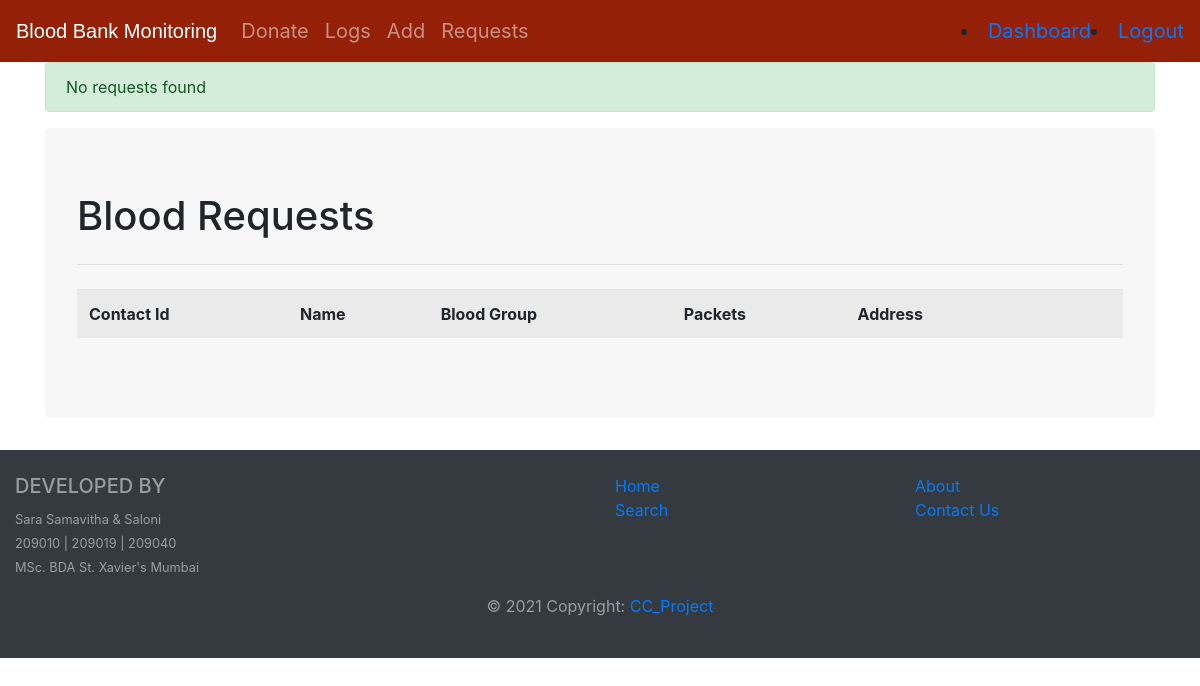
Page /notifications (signed in) on the earlier database version.
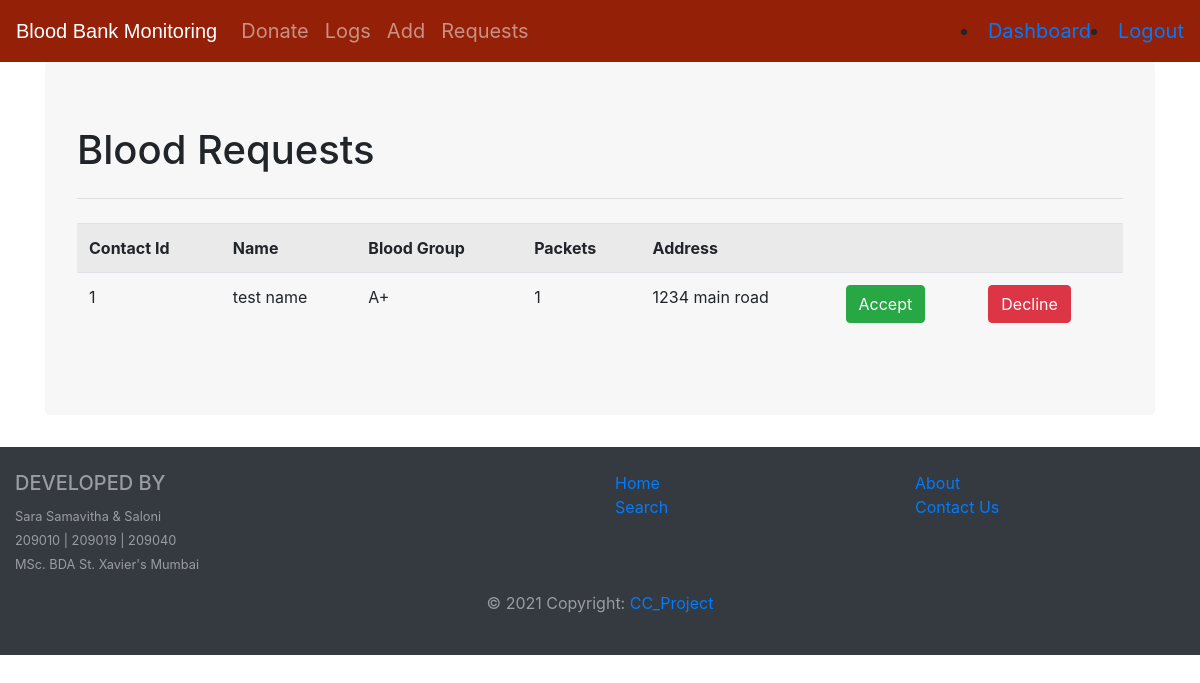
Same page on the later database version.
### models.py (models this page shows, shortened)
class CONTACT(db.Model):
    contact_id = db.Column(db.Integer, primary_key=True)
    b_group = db.Column(db.String(50), db.ForeignKey('BLOODBANK.b_group'))
    c_packets = db.Column(db.Integer)
    f_name = db.Column(db.String(50))
    address = db.Column(db.String(250))

### routes.py (the view)
@app.route('/notifications')
@is_logged_in
def notifications():
    result = CONTACT.query.first()
    requests = CONTACT.query.all()
    if result:
        return render_template('notification.html',requests=requests)
    else:
        msg = ' No requests found '
        return render_template('notification.html',msg=msg)

### routes.py (called while the page is built)
def is_logged_in(f):
    @wraps(f)
    def wrap(*args, **kwargs):
        if 'logged_in' in session:
            return f(*args, **kwargs)
        else:
            flash('Unauthorized, Please login!', 'danger')
            return redirect(url_for('login'))
    return wrap

### templates/notification.html
{% extends 'layout.html'%}
{% block body %}
<div class="jumbotron"style="background-color:#f7f7f7;">
  <h1>Blood Requests</h1>
  <hr class="my-4">
  <table class="table table-striped">
    <tr>
      <th>Contact Id</th>
      <th>Name</th>
      <th>Blood Group</th>
      <th>Packets</th>
      <th>Address</th>
      <th></th>
      <th></th>
    </tr>
    {% for request in requests %}
      <tr>
        <td>{{request.contact_id}}</td>
        <td>{{request.f_name}}</td>
        <td>{{request.b_group}}</td>
        <td>{{request.c_packets}}</td>
        <td>{{request.address}}</td>
        <td><a href="notifications/accept/{{request.contact_id}}" class="btn btn-success">Accept</a></td>
        <td><a href="notifications/decline/{{request.contact_id}}" class="btn btn-danger">Decline</a></td>
      </tr>
    {% endfor %}
  </table>
</div>
{% endblock%}

Differences in the rows shown:
added CONTACT: contact_id "1", f_name "test name", b_group "A+", c_packets "1", address "1234 main road"
Other differences:
{{ msg }}: "No requests found" → (not shown)
